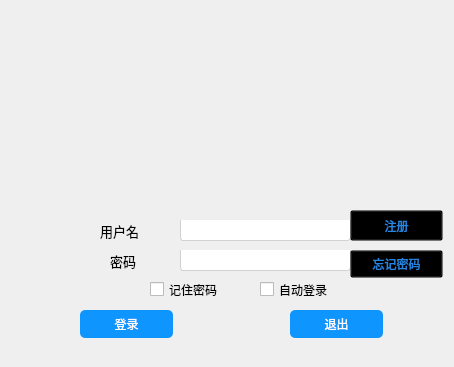
<?xml version="1.0" encoding="UTF-8"?>
<ui version="4.0">
 <class>Dialog</class>
 <widget class="QDialog" name="Dialog">
  <property name="geometry">
   <rect>
    <x>0</x>
    <y>0</y>
    <width>454</width>
    <height>367</height>
   </rect>
  </property>
  <property name="windowTitle">
   <string>Dialog</string>
  </property>
  <widget class="QPushButton" name="buttonEnter">
   <property name="geometry">
    <rect>
     <x>80</x>
     <y>310</y>
     <width>93</width>
     <height>28</height>
    </rect>
   </property>
   <property name="styleSheet">
    <string notr="true">QPushButton
{
    color:white;
    background-color:rgb(14 , 150 , 254);
    border-radius:5px;
}

QPushButton:hover
{
    color:white;
    background-color:rgb(44 , 137 , 255);
}

QPushButton:pressed
{
    color:white;
    background-color:rgb(14 , 135 , 228);
    padding-left:3px;
    padding-top:3px;
}</string>
   </property>
   <property name="text">
    <string>登录</string>
   </property>
  </widget>
  <widget class="QPushButton" name="buttonQuit">
   <property name="geometry">
    <rect>
     <x>290</x>
     <y>310</y>
     <width>93</width>
     <height>28</height>
    </rect>
   </property>
   <property name="styleSheet">
    <string notr="true">QPushButton
{
    color:white;
    background-color:rgb(14 , 150 , 254);
    border-radius:5px;
}

QPushButton:hover
{
    color:white;
    background-color:rgb(44 , 137 , 255);
}

QPushButton:pressed
{
    color:white;
    background-color:rgb(14 , 135 , 228);
    padding-left:3px;
    padding-top:3px;
}</string>
   </property>
   <property name="text">
    <string>退出</string>
   </property>
  </widget>
  <widget class="QLabel" name="label">
   <property name="geometry">
    <rect>
     <x>100</x>
     <y>220</y>
     <width>71</width>
     <height>21</height>
    </rect>
   </property>
   <property name="font">
    <font>
     <family>Arial</family>
     <pointsize>10</pointsize>
    </font>
   </property>
   <property name="text">
    <string>用户名</string>
   </property>
  </widget>
  <widget class="QLabel" name="label_2">
   <property name="geometry">
    <rect>
     <x>110</x>
     <y>250</y>
     <width>71</width>
     <height>21</height>
    </rect>
   </property>
   <property name="font">
    <font>
     <family>Arial</family>
     <pointsize>10</pointsize>
    </font>
   </property>
   <property name="text">
    <string>密码</string>
   </property>
  </widget>
  <widget class="QLineEdit" name="lineName">
   <property name="geometry">
    <rect>
     <x>180</x>
     <y>220</y>
     <width>171</width>
     <height>21</height>
    </rect>
   </property>
   <property name="font">
    <font>
     <family>Arial</family>
     <pointsize>10</pointsize>
    </font>
   </property>
   <property name="styleSheet">
    <string notr="true">QLineEdit
{
    background:white;
    padding-left:5px ;
    padding-top:1px ;
    border-bottom-left-radius:3px;
    border-bottom-right-radius:3px;
    border: 1px solid rgb(209 , 209 , 209);
    border-top:transparent;
}
QLineEdit:hover
{
    padding-top:0px ;
    border: 1px solid rgb(21 , 131 , 221);
}</string>
   </property>
  </widget>
  <widget class="QLineEdit" name="linePasswd">
   <property name="geometry">
    <rect>
     <x>180</x>
     <y>250</y>
     <width>171</width>
     <height>21</height>
    </rect>
   </property>
   <property name="font">
    <font>
     <family>Arial</family>
     <pointsize>10</pointsize>
    </font>
   </property>
   <property name="styleSheet">
    <string notr="true">QLineEdit
{
    background:white;
    padding-left:5px ;
    padding-top:1px ;
    border-bottom-left-radius:3px;
    border-bottom-right-radius:3px;
    border: 1px solid rgb(209 , 209 , 209);
    border-top:transparent;
}
QLineEdit:hover
{
    padding-top:0px ;
    border: 1px solid rgb(21 , 131 , 221);
}</string>
   </property>
  </widget>
  <widget class="QLabel" name="labelGIFLOGIN">
   <property name="geometry">
    <rect>
     <x>0</x>
     <y>0</y>
     <width>461</width>
     <height>201</height>
    </rect>
   </property>
   <property name="text">
    <string/>
   </property>
   <property name="scaledContents">
    <bool>true</bool>
   </property>
  </widget>
  <widget class="QCheckBox" name="checkBox">
   <property name="geometry">
    <rect>
     <x>150</x>
     <y>280</y>
     <width>91</width>
     <height>19</height>
    </rect>
   </property>
   <property name="text">
    <string>记住密码</string>
   </property>
  </widget>
  <widget class="QCheckBox" name="checkBox_2">
   <property name="geometry">
    <rect>
     <x>260</x>
     <y>280</y>
     <width>91</width>
     <height>19</height>
    </rect>
   </property>
   <property name="text">
    <string>自动登录</string>
   </property>
  </widget>
  <widget class="QPushButton" name="buttonLogin">
   <property name="geometry">
    <rect>
     <x>350</x>
     <y>210</y>
     <width>93</width>
     <height>31</height>
    </rect>
   </property>
   <property name="styleSheet">
    <string notr="true">QPushButton
{
    color:rgb(38 , 133 , 227);
    background-color:transparent;
}

QPushButtont:hover
{
    color:rgb(97 , 179 , 246);
}

QPushButton:pressed
{
    color:rgb(0 , 109 , 176);
}</string>
   </property>
   <property name="text">
    <string>注册</string>
   </property>
  </widget>
  <widget class="QPushButton" name="buttonPasswd">
   <property name="geometry">
    <rect>
     <x>350</x>
     <y>250</y>
     <width>93</width>
     <height>28</height>
    </rect>
   </property>
   <property name="styleSheet">
    <string notr="true">QPushButton
{
    color:rgb(38 , 133 , 227);
    background-color:transparent;
}

QPushButtont:hover
{
    color:rgb(97 , 179 , 246);
}

QPushButton:pressed
{
    color:rgb(0 , 109 , 176);
}</string>
   </property>
   <property name="text">
    <string>忘记密码</string>
   </property>
  </widget>
  <widget class="QLabel" name="label_3">
   <property name="geometry">
    <rect>
     <x>10</x>
     <y>210</y>
     <width>81</width>
     <height>81</height>
    </rect>
   </property>
   <property name="text">
    <string/>
   </property>
   <property name="pixmap">
    <pixmap resource="../images.qrc">:/Image/OnePiece.png</pixmap>
   </property>
   <property name="scaledContents">
    <bool>true</bool>
   </property>
  </widget>
 </widget>
 <resources>
  <include location="../images.qrc"/>
 </resources>
 <connections/>
</ui>
